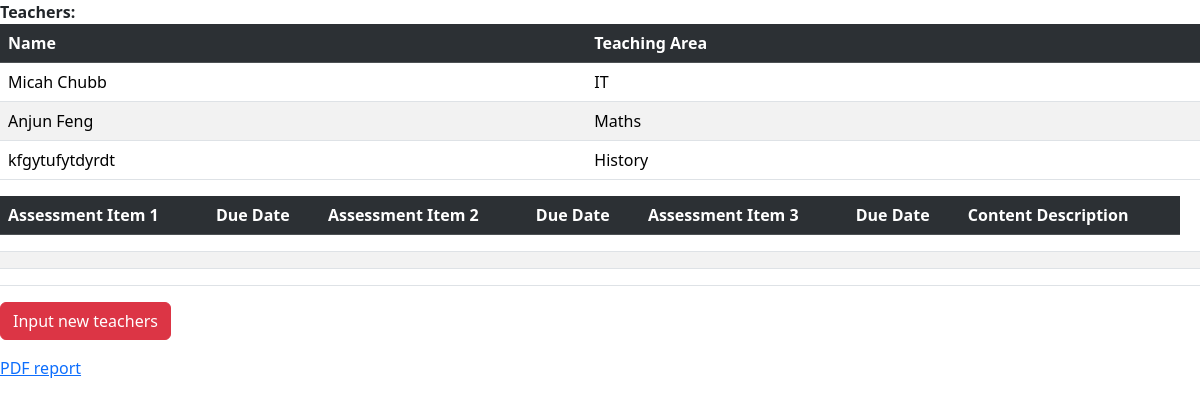
The app's page /, older data.
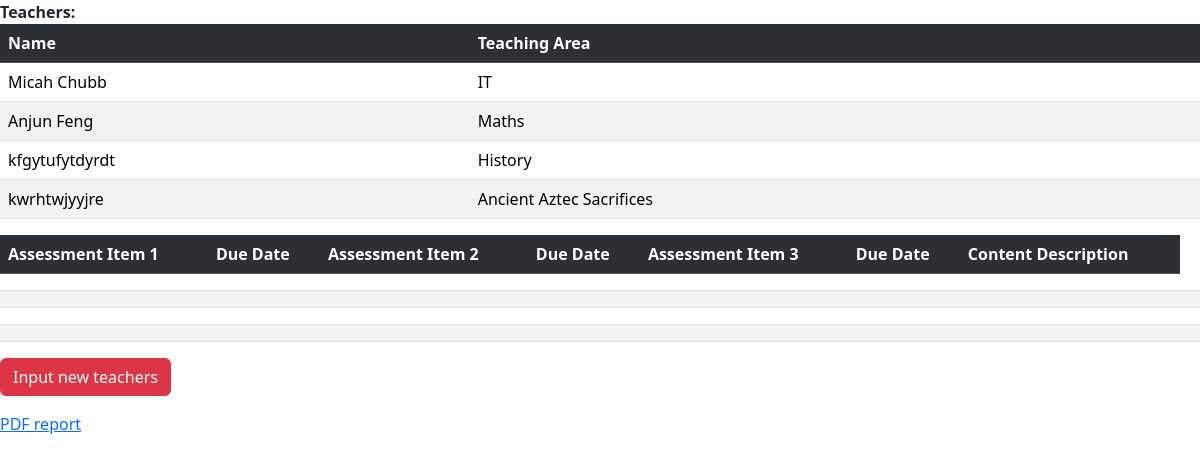
The same page, newer data.
### MyApp1/models.py (models this page shows)
class teacher(models.Model):
    Name = models.CharField(max_length=25)
    Area = models.CharField(max_length=30)

### MyApp1/views.py (the view)
# urls.py: re_path(r'^$', MyApp1.views.index, name='index'),
def index(request):
    teach = teacher.objects.all()
    unit = unitoutline.objects.all()
    return render(request,"MyApp1/index.html",{'content': teach})

### MyApp1/templates/MyApp1/index.html (shortened to what this page needs)
<html>
<head>
    <link href="https://cdn.jsdelivr.net/npm/bootstrap@5.3.8/dist/css/bootstrap.min.css" rel="stylesheet">
</head>
<body>
    <strong>Teachers:</strong>
    {% if content %}
    <table class="table table-striped">
        <tr class="table-dark">
            <th>Name</th>
            <th>Teaching Area</th>
        </tr>
        {% for teach in content %}
        <tr>
            <td>{{teach.Name}}</td>
            <td>{{teach.Area}}</td>
        </tr>
        {% endfor %}
    </table>
    <table class="table table-striped">
        <tr class="table-dark">
            <th>Assessment Item 1</th>
            <th>Due Date</th>
            <th>Assessment Item 2</th>
            <th>Due Date</th>
            <th>Assessment Item 3</th>
            <th>Due Date</th>
            <th>Content Description</th>
        </tr>
        {% for teach in content %}
        <tr>
            <td>{{unit.AssessmentItem1}}</td>
            <td>{{unit.AssessmentItem1DueDate}}</td>
            <td>{{unit.AssessmentItem2}}</td>
            <td>{{unit.AssessmentItem2DueDate}}</td>
            <td>{{unit.AssessmentItem3}}</td>
            <td>{{unit.AssessmentItem3DueDate}}</td>
            <td>{{unit.ContentDescription}}</td>
            <td>{{unit.DeliveredAsVET}}</td>
        </tr>
        {% endfor %}
    </table>
    {% else %}
    <strong>No data!</strong>
    {% endif %}
    <p><a class="btn btn-danger" href="/admin/MyApp1/teacher/add/" role="button">Input new teachers</a></p>
    <p><a href="{% url 'report'%}">PDF report</a></p>
</body>
</html>

Row changes from the older to the newer data that the page shows:
added teacher: Name "kwrhtwjyyjre", Area "Ancient Aztec Sacrifices"
